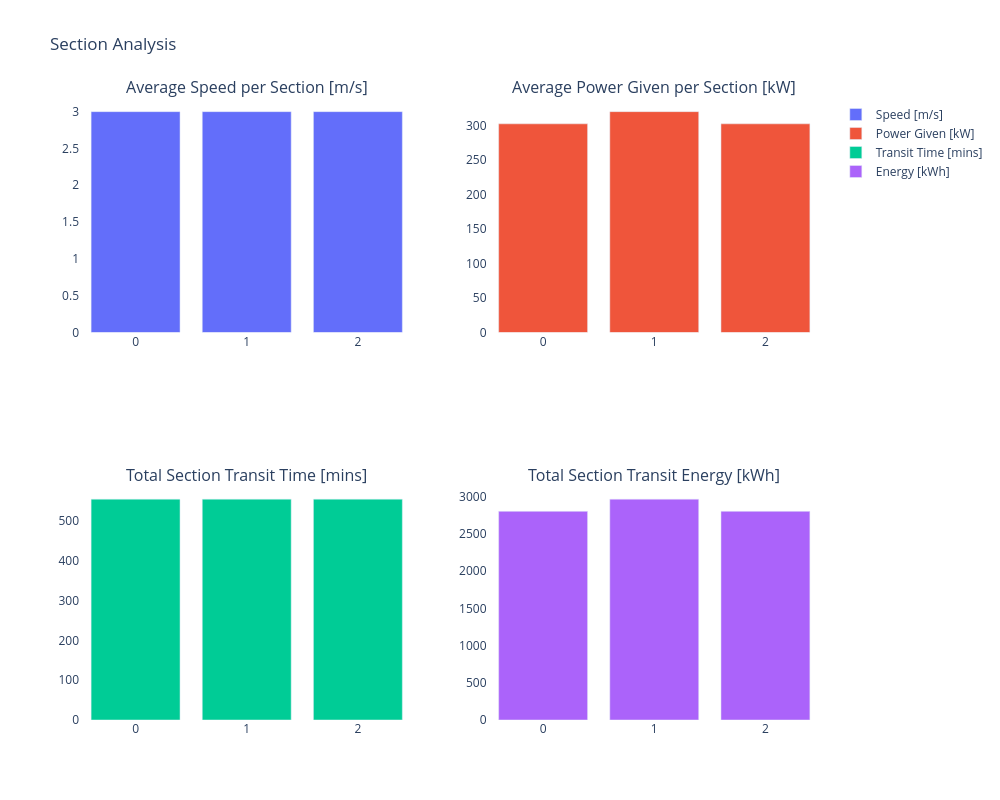

Notebook code for this chart:
### Code cell
# Calculate average speed
average_speed = df_eventtable_energy_fuel['distance (m)'] / df_eventtable_energy_fuel['duration (s)']

# Calculate durations in minutes
durations = [
    (row['stop time'] - row['start time']).total_seconds() / 60
    for _, row in df_eventtable_energy_fuel.iterrows()
]

# Create 2x2 subplot figure
fig = make_subplots(rows=2, cols=2, subplot_titles=[
    'Average Speed per Section [m/s]',
    'Average Power Given per Section [kW]',
    'Total Section Transit Time [mins]',
    'Total Section Transit Energy [kWh]'
])

# Add bar charts to subplots
fig.add_trace(go.Bar(x=df.index, y=average_speed, name='Speed [m/s]'), row=1, col=1)
fig.add_trace(go.Bar(x=df.index, y=df_eventtable_energy_fuel['P_given (kW)'], name='Power Given [kW]'), row=1, col=2)
fig.add_trace(go.Bar(x=df.index, y=durations, name='Transit Time [mins]'), row=2, col=1)
fig.add_trace(go.Bar(x=df.index, y=df_eventtable_energy_fuel['total_energy (kWh)'], name='Energy [kWh]'), row=2, col=2)

# Update layout
fig.update_layout(
    height=800,
    width=1000,
    title_text='Section Analysis',
    plot_bgcolor='white'
)

fig.show()

### Figure 1 — Plotly figure (JSON) as saved in the notebook; plotly's stock layout.template omitted (floating-point values rounded to 4 significant figures)
{"data": [{"name": "Speed [m/s]", "type": "bar", "x": [0, 1, 2, 3, 4, 5], "xaxis": "x", "y": [3.0, 3.0, 3.0], "yaxis": "y"}, {"name": "Power Given [kW]", "type": "bar", "x": [0, 1, 2, 3, 4, 5], "xaxis": "x2", "y": [302.8, 320.5, 302.8], "yaxis": "y2"}, {"name": "Transit Time [mins]", "type": "bar", "x": [0, 1, 2, 3, 4, 5], "xaxis": "x3", "y": [555.6, 555.6, 555.6], "yaxis": "y3"}, {"name": "Energy [kWh]", "type": "bar", "x": [0, 1, 2, 3, 4, 5], "xaxis": "x4", "y": [2804.0, 2968.0, 2804.0], "yaxis": "y4"}], "layout": {"annotations": [{"font": {"size": 16}, "showarrow": false, "text": "Average Speed per Section [m/s]", "x": 0.225, "xanchor": "center", "xref": "paper", "y": 1, "yanchor": "bottom", "yref": "paper"}, {"font": {"size": 16}, "showarrow": false, "text": "Average Power Given per Section [kW]", "x": 0.775, "xanchor": "center", "xref": "paper", "y": 1, "yanchor": "bottom", "yref": "paper"}, {"font": {"size": 16}, "showarrow": false, "text": "Total Section Transit Time [mins]", "x": 0.225, "xanchor": "center", "xref": "paper", "y": 0.375, "yanchor": "bottom", "yref": "paper"}, {"font": {"size": 16}, "showarrow": false, "text": "Total Section Transit Energy [kWh]", "x": 0.775, "xanchor": "center", "xref": "paper", "y": 0.375, "yanchor": "bottom", "yref": "paper"}], "height": 800, "plot_bgcolor": "white", "title": {"text": "Section Analysis"}, "width": 1000, "xaxis": {"anchor": "y", "domain": [0, 0.45]}, "xaxis2": {"anchor": "y2", "domain": [0.55, 1]}, "xaxis3": {"anchor": "y3", "domain": [0, 0.45]}, "xaxis4": {"anchor": "y4", "domain": [0.55, 1]}, "yaxis": {"anchor": "x", "domain": [0.625, 1]}, "yaxis2": {"anchor": "x2", "domain": [0.625, 1]}, "yaxis3": {"anchor": "x3", "domain": [0, 0.375]}, "yaxis4": {"anchor": "x4", "domain": [0, 0.375]}}}
